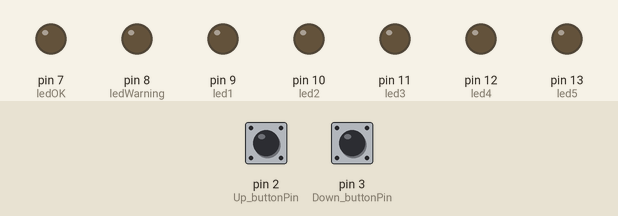
This sketch was run on a simulated Arduino Uno, built with avr-gcc and run on an emulated ATmega328P. Shown: output pins drawn as LEDs (lit = HIGH). The test bench sets the inputs (shaded band); at power-on: pin 2 (Up_buttonPin) HIGH, pin 3 (Down_buttonPin) HIGH.

Above: at 1.2 s.
1.3 s: pin 2 (Up_buttonPin) pulled LOW for 0.15 s
At 1.7 s:
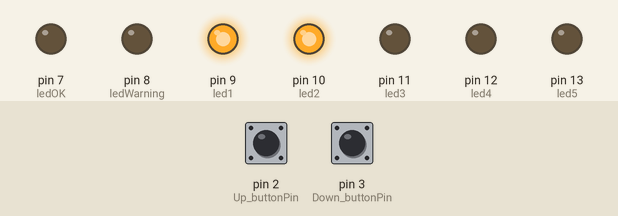
2.9 s: pin 3 (Down_buttonPin) pulled LOW for 0.15 s
At 4.1 s:
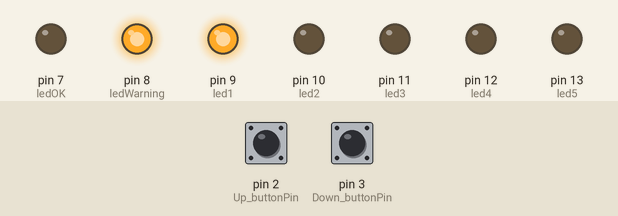
4.5 s: pin 3 (Down_buttonPin) pulled LOW for 1 s
At 5.3 s:
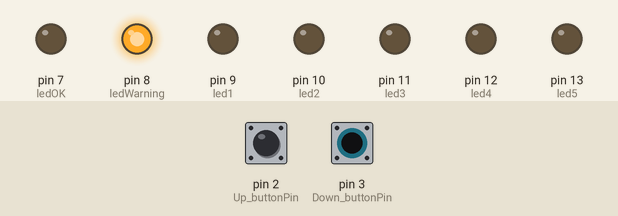
7.0 s: pin 2 (Up_buttonPin) pulled LOW for 1 s
At 8.4 s:
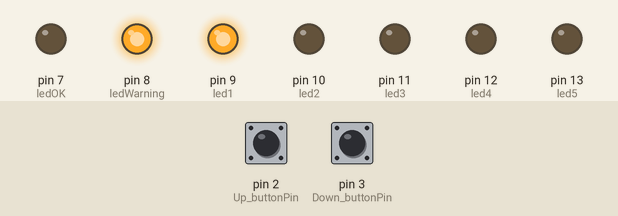
9.5 s: pin 2 (Up_buttonPin) pulled LOW for 3.2 s
At 10.3 s:
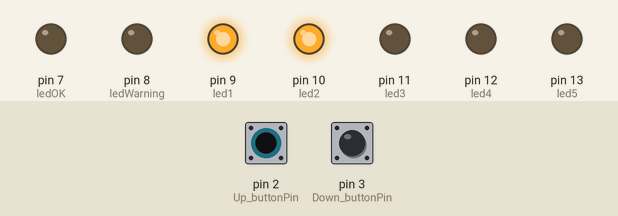
14.2 s: pin 2 (Up_buttonPin) pulled LOW for 0.15 s
At 15.1 s:
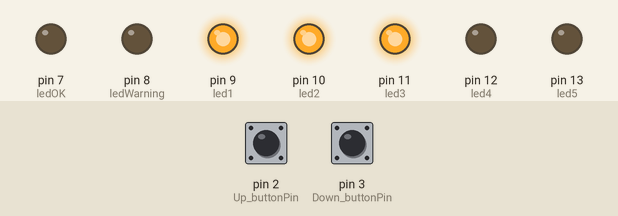
Timing chart, 0 to 16.8 s (numbered marks = the images above; inputs shaded):
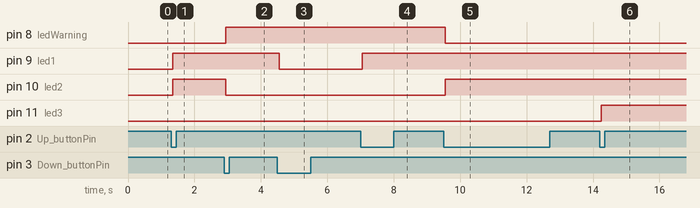

The sketch:

Final_Project_CMPE_1101.ino
```cpp
//costant variables
const int  Up_buttonPin   = 2;    // the pin that the pushbutton is attached to
const int  Down_buttonPin = 3;

// Variables will change:
int buttonPushCounter = 0;   // counter for the number of button presses

int up_buttonState = 0;         // current state of the up button
int up_lastButtonState = 0;     // previous state of the up button

int down_buttonState = 0;         // current state of the up button
int down_lastButtonState = 0;     // previous state of the up button

bool bPress = false; // for registering button press

//LED variables
int ledOK = 7;
int ledWarning = 8;
int led1 = 9;
int led2 = 10;
int led3 = 11;
int led4 = 12;
int led5 = 13;

void setup()
{
   Serial.begin(9600);

   //Assign pin OUTPUTS
   pinMode(ledOK, OUTPUT);
   pinMode(ledWarning, OUTPUT);
   pinMode(led1, OUTPUT);
   pinMode(led2, OUTPUT);
   pinMode(led3, OUTPUT);
   pinMode(led4, OUTPUT);
   pinMode(led5, OUTPUT);

   //Assign pin INPUTS
   pinMode( Up_buttonPin , INPUT_PULLUP);
   pinMode( Down_buttonPin , INPUT_PULLUP);
}


void loop()
{
   //Call functions for button clicks
   checkUp();
   checkDown();

   if( bPress)
   {
    //Reset bpress
    bPress = false;

    //Ouput correct level & Warning light
    if(buttonPushCounter < 0)
    {
      digitalWrite(ledOK,LOW);
      digitalWrite(ledWarning,HIGH);
      digitalWrite(led1,LOW);
      digitalWrite(led2,LOW);
      digitalWrite(led3,LOW);
      digitalWrite(led4,LOW);
      digitalWrite(led5,LOW);
    }
    if(buttonPushCounter == 0 )
    {
      digitalWrite(ledOK,LOW);
      digitalWrite(ledWarning,HIGH);
      digitalWrite(led1,HIGH);
      digitalWrite(led2,LOW);
      digitalWrite(led3,LOW);
      digitalWrite(led4,LOW);
      digitalWrite(led5,LOW);
    }
    if(buttonPushCounter == 1 )
    {
      digitalWrite(ledOK,LOW);
      digitalWrite(ledWarning,LOW);
      digitalWrite(led1,HIGH);
      digitalWrite(led2,HIGH);
      digitalWrite(led3,LOW);
      digitalWrite(led4,LOW);
      digitalWrite(led5,LOW);
    }
    if(buttonPushCounter == 2 )
    {
      digitalWrite(ledOK,LOW);
      digitalWrite(ledWarning,LOW);
      digitalWrite(led1,HIGH);
      digitalWrite(led2,HIGH);
      digitalWrite(led3,HIGH);
      digitalWrite(led4,LOW);
      digitalWrite(led5,LOW);
    }
    if(buttonPushCounter == 3 )
    {
      digitalWrite(ledOK,LOW);
      digitalWrite(ledWarning,LOW);
      digitalWrite(led1,HIGH);
      digitalWrite(led2,HIGH);
      digitalWrite(led3,HIGH);
      digitalWrite(led4,HIGH);
      digitalWrite(led5,LOW);
    }
    if(buttonPushCounter == 4 )
    {
      digitalWrite(ledOK,HIGH);
      digitalWrite(ledWarning,LOW);
      digitalWrite(led1,HIGH);
      digitalWrite(led2,HIGH);
      digitalWrite(led3,HIGH);
      digitalWrite(led4,HIGH);
      digitalWrite(led5,HIGH);
    }
  }
}


//Checks for Up button clicks
void checkUp()
{
  //define current state
  up_buttonState = digitalRead(Up_buttonPin);

  // compare the buttonState to its previous state
  if (up_buttonState != up_lastButtonState)
  {
    // if the state has changed, increment the counter
    if (up_buttonState == LOW)
    {
      //change bool value for main loop
      bPress = true;

      // if the current state is HIGH then the button went from off to on:
      buttonPushCounter++;
    }

    // Delay a little bit to avoid bouncing
    delay(50);

  }

  // save the current state as the last state, for next time through the loop
  up_lastButtonState = up_buttonState;

}

//Check for Down button clicks
void checkDown()
{
  //define current state
  down_buttonState = digitalRead(Down_buttonPin);

  // compare the buttonState to its previous state
  if (down_buttonState != down_lastButtonState)
  {
    // if the state has changed, increment the counter
    if (down_buttonState == LOW)
    {
      //change bool value for main loop
      bPress = true;

      // if the current state is HIGH then the button went from off to on:
      buttonPushCounter--;
    }

    // Delay a little bit to avoid bouncing

    delay(50);

  }

  // save the current state as the last state, for next time through the loo
  down_lastButtonState = down_buttonState;

}
```

Measured:
- after the input at 1.3 s, pin 9 (led1), pin 10 (led2): LOW → HIGH after 0.05 s
- after the input at 2.9 s, pin 8 (ledWarning): LOW → HIGH after 0.05 s; pin 10 (led2): HIGH → LOW after 0.05 s
- after the input at 4.5 s, pin 9 (led1): HIGH → LOW after 0.05 s
- after the input at 7.0 s, pin 9 (led1): LOW → HIGH after 0.05 s
- after the input at 9.5 s, pin 8 (ledWarning): HIGH → LOW after 0.05 s; pin 10 (led2): LOW → HIGH after 0.05 s
- after the input at 14.2 s, pin 11 (led3): LOW → HIGH after 0.05 s
